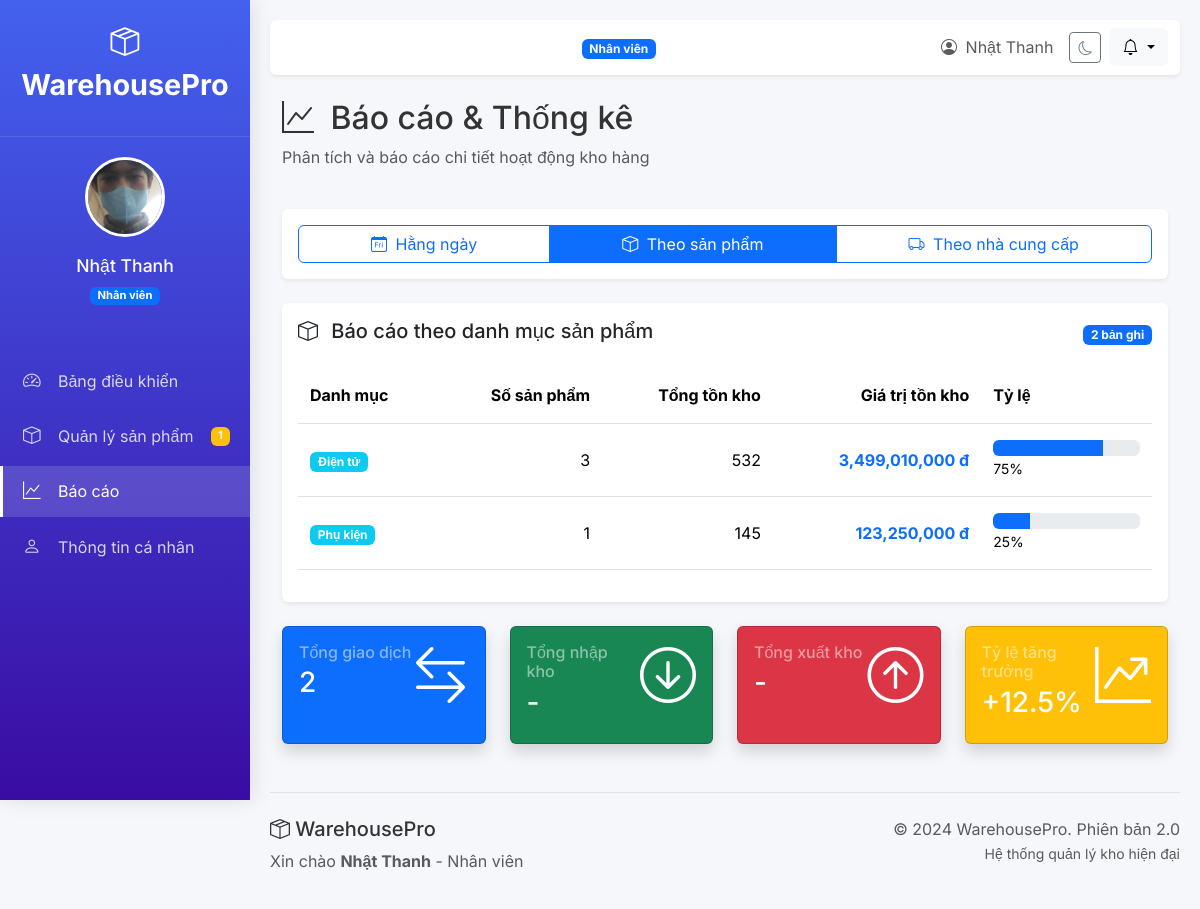
The page /reports?type=products (signed in) on the database its author committed.
### tables this page shows
CREATE TABLE users (
            id INTEGER PRIMARY KEY AUTOINCREMENT,
            email TEXT UNIQUE NOT NULL,
            password TEXT NOT NULL,
            full_name TEXT NOT NULL,
            role TEXT NOT NULL,
            avatar TEXT,
            phone TEXT,
            address TEXT,
            status TEXT DEFAULT 'active',
            created_at TIMESTAMP DEFAULT CURRENT_TIMESTAMP
        );

CREATE TABLE products (
            id INTEGER PRIMARY KEY AUTOINCREMENT,
            name TEXT NOT NULL,
            category TEXT NOT NULL,
            sku TEXT UNIQUE,
            stock INTEGER DEFAULT 0,
            min_stock INTEGER DEFAULT 5,
            price DECIMAL(10,2),
            supplier TEXT,
            supplier_country TEXT,
            manufacturer TEXT,
            distributor TEXT,
            location TEXT,
            description TEXT,
            image_url TEXT,
            status TEXT DEFAULT 'pending', -- pending/approved/rejected
            added_by INTEGER,
            approved_by INTEGER,
            last_updated TIMESTAMP DEFAULT CURRENT_TIMESTAMP,
            FOREIGN KEY (added_by) REFERENCES users (id),
            FOREIGN KEY (approved_by) REFERENCES users (id)
        );

### main.py (the view)
@app.get("/reports", response_class=HTMLResponse)
async def reports_page(request: Request):
    user = get_current_user(request)
    if not user:
        return RedirectResponse("/login", status_code=302)
    conn = get_db_connection()
    cursor = conn.cursor()
    report_type = request.query_params.get('type', 'daily')
    if report_type == 'daily':
        cursor.execute('''
            SELECT DATE(created_at) as date,
                   COUNT(*) as transactions,
                   SUM(CASE WHEN type='in' THEN quantity ELSE 0 END) as stock_in,
                   SUM(CASE WHEN type='out' THEN quantity ELSE 0 END) as stock_out
            FROM transactions
            WHERE DATE(created_at) >= DATE('now', '-30 days')
            GROUP BY DATE(created_at)
            ORDER BY date DESC
        ''')
    elif report_type == 'products':
        cursor.execute('''
            SELECT p.category,
                   COUNT(*) as product_count,
                   SUM(p.stock) as total_stock,
                   SUM(p.stock * COALESCE(p.price, 0)) as total_value
            FROM products p
            WHERE p.status = 'approved'
            GROUP BY p.category
            ORDER BY total_value DESC
        ''')
    elif report_type == 'suppliers':
        cursor.execute('''
            SELECT supplier, supplier_country,
                   COUNT(*) as product_count,
                   SUM(stock) as total_stock,
                   SUM(stock * COALESCE(price, 0)) as total_value
            FROM products
            WHERE status = 'approved'
            GROUP BY supplier, supplier_country
            ORDER BY product_count DESC
        ''')
    elif report_type == 'staff' and user["role"] == "admin":
        cursor.execute('''
            SELECT u.full_name, u.email,
                   COUNT(p.id) as product_count,
                   SUM(CASE WHEN p.status='approved' THEN 1 ELSE 0 END) as approved_count,
                   SUM(CASE WHEN p.status='pending' THEN 1 ELSE 0 END) as pending_count
            FROM users u
            LEFT JOIN products p ON u.id = p.added_by
            WHERE u.role = 'staff'
            GROUP BY u.id
            ORDER BY product_count DESC
        ''')
    else:
        cursor.execute('''
            SELECT DATE(created_at) as date,
                   COUNT(*) as transactions
            FROM transactions
            GROUP BY DATE(created_at)
            ORDER BY date DESC
            LIMIT 10
        ''')
    report_data = [dict(row) for row in cursor.fetchall()]
    conn.close()
    return templates.TemplateResponse(
        "reports.html",
        {
            "request": request,
            "title": "Báo cáo & Thống kê",
            "user": user,
            "report_type": report_type,
            "report_data": report_data,
            "now": datetime.now
        }
    )

### templates/reports.html (shortened to what this page needs)
{% extends "base.html" %}
{% block content %}
<div class="row mb-4">
    <div class="col-12">
        <h2><i class="bi bi-graph-up me-2"></i> Báo cáo & Thống kê</h2>
        <p class="text-muted">Phân tích và báo cáo chi tiết hoạt động kho hàng</p>
    </div>
</div>
<div class="card mb-4 shadow-sm border-0">
    <div class="card-body">
        <div class="btn-group w-100" role="group">
            <a href="/reports?type=daily"
                class="btn {% if report_type == 'daily' %}btn-primary{% else %}btn-outline-primary{% endif %}">
                <i class="bi bi-calendar-day me-1"></i> Hằng ngày
            </a>
            <a href="/reports?type=products"
                class="btn {% if report_type == 'products' %}btn-primary{% else %}btn-outline-primary{% endif %}">
                <i class="bi bi-box me-1"></i> Theo sản phẩm
            </a>
            <a href="/reports?type=suppliers"
                class="btn {% if report_type == 'suppliers' %}btn-primary{% else %}btn-outline-primary{% endif %}">
                <i class="bi bi-truck me-1"></i> Theo nhà cung cấp
            </a>
        </div>
    </div>
</div>
<div class="card shadow-sm border-0 mb-4"><div class="card-body">
    <div class="table-header d-flex justify-content-between align-items-center">
        <h5>
            {% if report_type == 'daily' %}
            <i class="bi bi-calendar-day me-2"></i> Báo cáo giao dịch hằng ngày
            {% elif report_type == 'products' %}
            <i class="bi bi-box me-2"></i> Báo cáo theo danh mục sản phẩm
            {% else %}
            <i class="bi bi-truck me-2"></i> Báo cáo theo nhà cung cấp
            {% endif %}
        </h5>
        <span class="badge bg-primary">{{ report_data|length }} bản ghi</span>
    </div>
    <div class="table-responsive mt-3">
        <table class="table table-hover" id="reportTable">
            <thead>
                {% if report_type == 'daily' %}
                <tr>
                    <th>Ngày</th>
                    <th class="text-end">Số giao dịch</th>
                    <th class="text-end">Nhập kho</th>
                    <th class="text-end">Xuất kho</th>
                    <th class="text-end">Chênh lệch</th>
                </tr>
                {% elif report_type == 'products' %}
                <tr>
                    <th>Danh mục</th>
                    <th class="text-end">Số sản phẩm</th>
                    <th class="text-end">Tổng tồn kho</th>
                    <th class="text-end">Giá trị tồn kho</th>
                    <th>Tỷ lệ</th>
                </tr>
                {% else %}
                <tr>
                    <th>Nhà cung cấp</th>
                    <th class="text-end">Số sản phẩm</th>
                    <th class="text-end">Tổng tồn kho</th>
                </tr>
                {% endif %}
            </thead>
            <tbody>
                {% for row in report_data %}
                <tr>
                    {% if report_type == 'daily' %}
                    <td>{{ row['date'] }}</td>
                    <td class="text-end">{{ row['transactions'] }}</td>
                    <td class="text-end text-success">+{{ row['stock_in'] }}</td>
                    <td class="text-end text-danger">-{{ row['stock_out'] }}</td>
                    <td class="text-end">
                        {% set diff = row['stock_in'] - row['stock_out'] %}
                        <span class="fw-bold {% if diff > 0 %}text-success{% elif diff < 0 %}text-danger{% endif %}">
                            {% if diff > 0 %}+{% endif %}{{ diff }}
                        </span>
                    </td>
                    {% elif report_type == 'products' %}
                    <td>
                        <span class="badge bg-info">{{ row['category'] }}</span>
                    </td>
                    <td class="text-end">{{ row['product_count'] }}</td>
                    <td class="text-end">{{ row['total_stock'] }}</td>
                    <td class="text-end fw-bold text-primary">{{ "{:,.0f}".format(row['total_value'] or 0) }} đ</td>
                    <td style="width: 20%;">
                        {% set total = report_data|sum(attribute='product_count') or 1 %}
                        <div class="progress">
                            <div class="progress-bar bg-primary"
                                style="width: {{ (row['product_count'] / total * 100)|int }}%">
                            </div>
                        </div>
                        <small>{{ (row['product_count'] / total * 100)|int }}%</small>
                    </td>
                    {% else %}
                    <td>{{ row['supplier'] }}</td>
                    <td class="text-end">{{ row['product_count'] }}</td>
                    <td class="text-end">{{ row['total_stock'] }}</td>
                    {% endif %}
                </tr>
                {% endfor %}
            </tbody>
        </table>
    </div>
</div></div>
<div class="row mt-4">
    <div class="col-md-3">
        <div class="card bg-primary text-white shadow h-100">
            <div class="card-body">
                <div class="d-flex justify-content-between">
                    <div>
                        <h6 class="text-white-50 mb-1">Tổng giao dịch</h6>
                        <h3>{{ report_data|length }}</h3>
                    </div>
                    <div class="display-4">
                        <i class="bi bi-arrow-left-right"></i>
                    </div>
                </div>
            </div>
        </div>
    </div>
    <div class="col-md-3">
        <div class="card bg-success text-white shadow h-100">
            <div class="card-body">
                <div class="d-flex justify-content-between">
                    <div>
                        <h6 class="text-white-50 mb-1">Tổng nhập kho</h6>
                        <h3>
                            {% if report_type == 'daily' %}
                            {{ report_data|sum(attribute='stock_in') }}
                            {% else %}
                            -
                            {% endif %}
                        </h3>
                    </div>
                    <div class="display-4">
                        <i class="bi bi-arrow-down-circle"></i>
                    </div>
                </div>
            </div>
        </div>
    </div>
    <div class="col-md-3">
        <div class="card bg-danger text-white shadow h-100">
            <div class="card-body">
                <div class="d-flex justify-content-between">
                    <div>
                        <h6 class="text-white-50 mb-1">Tổng xuất kho</h6>
                        <h3>
                            {% if report_type == 'daily' %}
                            {{ report_data|sum(attribute='stock_out') }}
                            {% else %}
                            -
                            {% endif %}
                        </h3>
                    </div>
                    <div class="display-4">
                        <i class="bi bi-arrow-up-circle"></i>
                    </div>
                </div>
            </div>
        </div>
    </div>
    <div class="col-md-3">
        <div class="card bg-warning text-white shadow h-100">
            <div class="card-body">
                <div class="d-flex justify-content-between">
                    <div>
                        <h6 class="text-white-50 mb-1">Tỷ lệ tăng trưởng</h6>
                        <h3>+12.5%</h3>
                    </div>
                    <div class="display-4">
                        <i class="bi bi-graph-up-arrow"></i>
                    </div>
                </div>
            </div>
        </div>
    </div>
</div>
{% endblock %}

### templates/base.html (shortened to what this page needs)
<!DOCTYPE html>
<html lang="vi" data-bs-theme="light">
<head>
    <link href="https://cdn.jsdelivr.net/npm/bootstrap@5.3.3/dist/css/bootstrap.min.css" rel="stylesheet">
    <link rel="stylesheet" href="https://cdn.jsdelivr.net/npm/bootstrap-icons@1.11.1/font/bootstrap-icons.css">
</head>
<body>
    <div class="sidebar">
        <div class="sidebar-header">
            <a href="/dashboard" class="logo">
                <i class="bi bi-box-seam"></i> WarehousePro
            </a>
        </div>
        {% if user %}
        <div class="user-profile">
            <img src="{{ user.get('avatar', '/static/img/avatars/default.png') }}" class="avatar"
                alt="{{ user.full_name }}">
            <div class="user-info mt-2">
                <h5>{{ user.full_name }}</h5>
                <span class="badge {% if user.role == 'admin' %}bg-danger{% else %}bg-primary{% endif %}">
                    {{ 'Quản trị viên' if user.role == 'admin' else 'Nhân viên' }}
                </span>
            </div>
        </div>
        {% endif %}
        <ul class="sidebar-menu">
            <li>
                <a href="/dashboard" class="{% if request.url.path == '/dashboard' %}active{% endif %}">
                    <i class="bi bi-speedometer2"></i> Bảng điều khiển
                </a>
            </li>
            <li>
                <a href="/products"
                    class="{% if request.url.path.startswith('/products') and not request.url.path.startswith('/admin/approve') %}active{% endif %}">
                    <i class="bi bi-box"></i> Quản lý sản phẩm
                    {% if user and user.role == 'staff' %}
                    <span class="badge bg-warning" id="staff-pending-count">0</span>
                    {% endif %}
                </a>
            </li>
            <li>
                <a href="/reports" class="{% if request.url.path == '/reports' %}active{% endif %}">
                    <i class="bi bi-graph-up"></i> Báo cáo
                </a>
            </li>
            <li>
                <a href="/profile" class="{% if request.url.path == '/profile' %}active{% endif %}">
                    <i class="bi bi-person"></i> Thông tin cá nhân
                </a>
            </li>
        </ul>
    </div>
    <div class="main-content">
        <nav class="navbar navbar-expand-lg navbar-light bg-white shadow-sm rounded mb-4">
            <div class="container-fluid">
                <div class="d-flex align-items-center">
                    <span class="navbar-brand mb-0 h1 d-none d-lg-block">
                        <i class="bi bi-box-seam me-2"></i>
                    </span>
                    <div class="ms-3">
                        <span
                            class="badge {% if user and user.role == 'admin' %}bg-danger{% else %}bg-primary{% endif %}">
                            {{ 'Quản trị viên' if user and user.role == 'admin' else 'Nhân viên' }}
                        </span>
                    </div>
                </div>
                <div class="d-flex align-items-center">
                    <span class="text-muted me-3 d-none d-md-block">
                        <i class="bi bi-person-circle me-1"></i>
                        {{ user.full_name if user else '' }}
                    </span>
                    <button class="btn btn-outline-secondary btn-sm me-2" onclick="toggleDarkMode()">
                        <i class="bi bi-moon"></i>
                    </button>
                    <div class="dropdown">
                        <button class="btn btn-light dropdown-toggle" type="button" data-bs-toggle="dropdown">
                            <i class="bi bi-bell"></i>
                        </button>
                    </div>
                </div>
            </div>
        </nav>
        <div class="container-fluid">
            {% block content %}{% endblock %}
        </div>
        <footer class="mt-5 pt-4 border-top">
            <div class="row">
                <div class="col-md-6">
                    <h5><i class="bi bi-box-seam"></i> WarehousePro</h5>
                    <p class="text-muted">
                        {% if user %}
                        Xin chào <strong>{{ user.full_name }}</strong> -
                        {{ 'Quản trị viên' if user.role == 'admin' else 'Nhân viên' }}
                        {% else %}
                        Hệ thống quản lý kho hàng thông minh & chuyên nghiệp
                        {% endif %}
                    </p>
                </div>
                <div class="col-md-6 text-end">
                    <p class="text-muted">
                        © 2024 WarehousePro. Phiên bản 2.0<br>
                        <small>Hệ thống quản lý kho hiện đại</small>
                    </p>
                </div>
            </div>
        </footer>
    </div>
</body>
</html>

### rows shown on the page
users: get (picture), full_name "Nhật Thanh", role "Nhân viên"
products: category "Phụ kiện", product_count "1", total_stock "145", row "123,250,000", product_count "25"

### other values the page prints
{{ report_data|length }} "2"
{{ row['category'] }} "Điện tử"
{{ row['product_count'] }} "3"
{{ row['total_stock'] }} "532"
{{ "{:,.0f}".format(row['total_value'] or 0) }} "3,499,010,000"
{{ (row['product_count'] / total * 100)|int }} "75"
